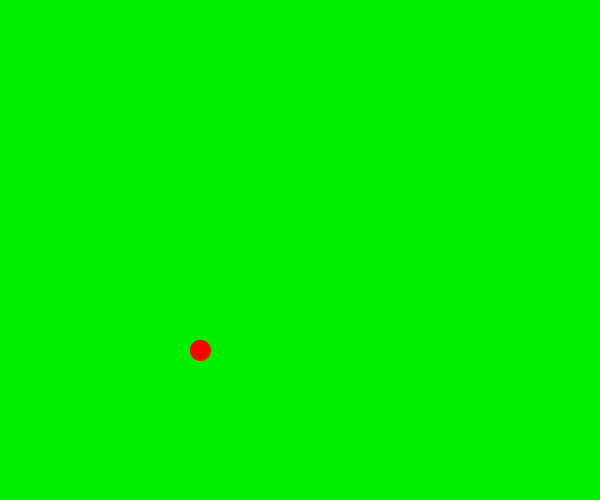
Frame 1 (no input)
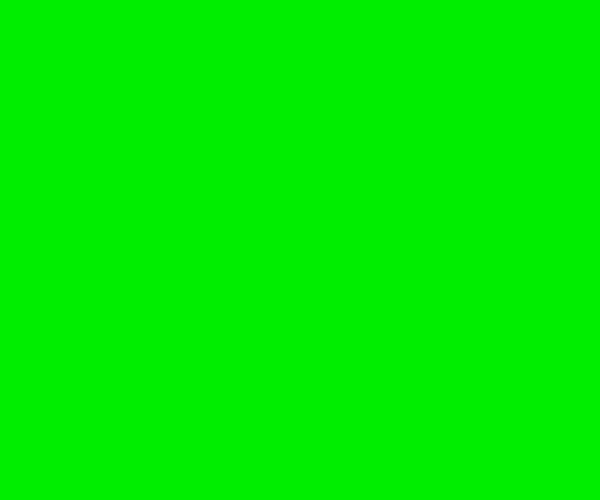
Frame 60 (the mouse pressed at the canvas centre just before this capture)
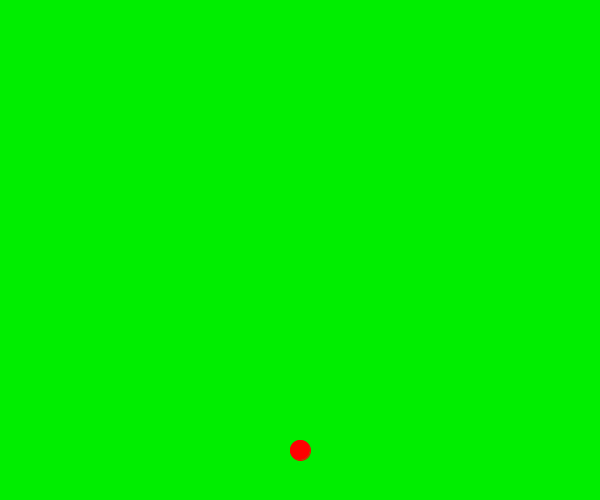
Frame 120 (the mouse held since frame 60 and released just before this capture)

The Processing sketch that drew these frames (run headless with seeded random() and noise(); from frame 60 on, the mouse is pressed at the canvas centre):

// Processing sketch: pong_181207a
// ── pong_181207a.pde
void setup() {
  size(600, 500);
  background(0, 238, 0);
}
void draw() {
  background(0, 238, 0);
  fill(255, 0, 0);
  stroke(255, 0, 0);
  ellipse(ballx,bally, 20, 20); 
  ballx-=ballspeedx;
bally-=ballspeedy;
if( ballx > width){ 
ballspeedx *= -1;
}
if( ballx < 0){ 
ballspeedx *= -1;
}
if( bally > height){ 
ballspeedy *= -1;
}
if( bally < 0){ 
ballspeedy *= -1;
}
}
int bally = 350;
int ballx = 200;
int ballspeedx =100;
int ballspeedy =100;
